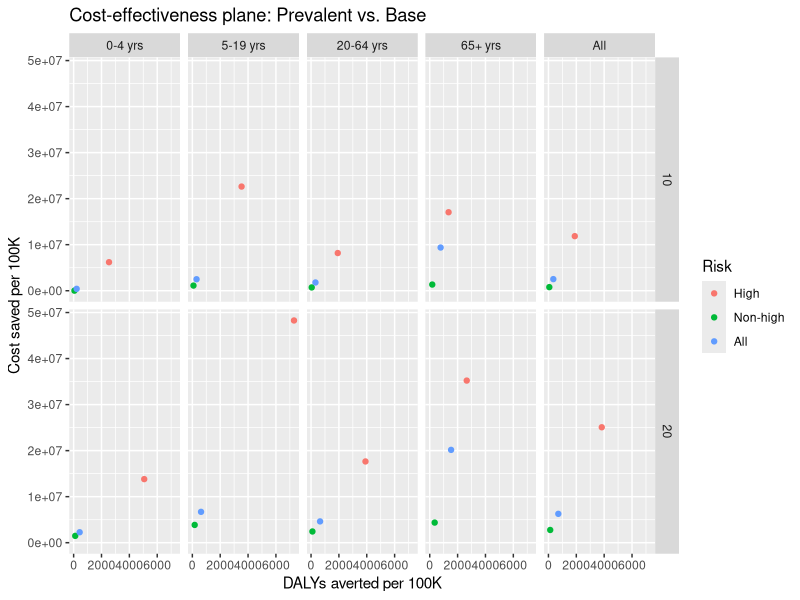
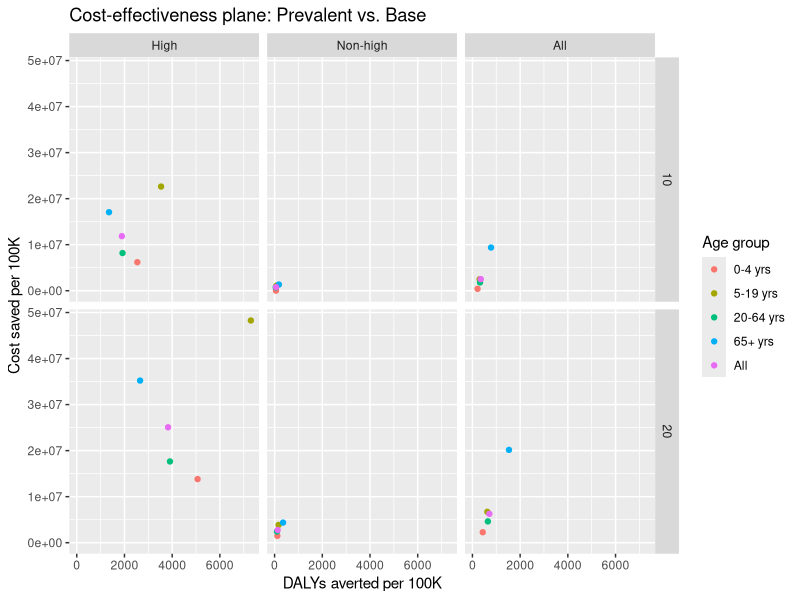
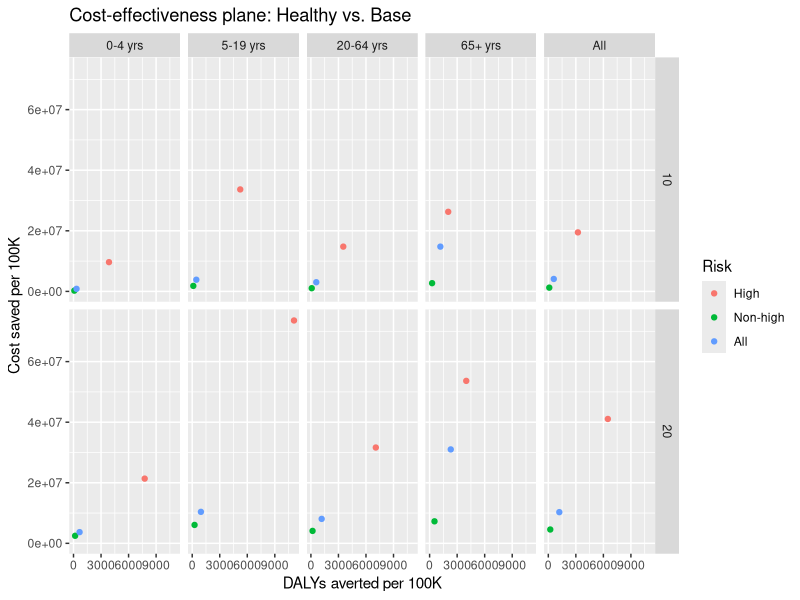
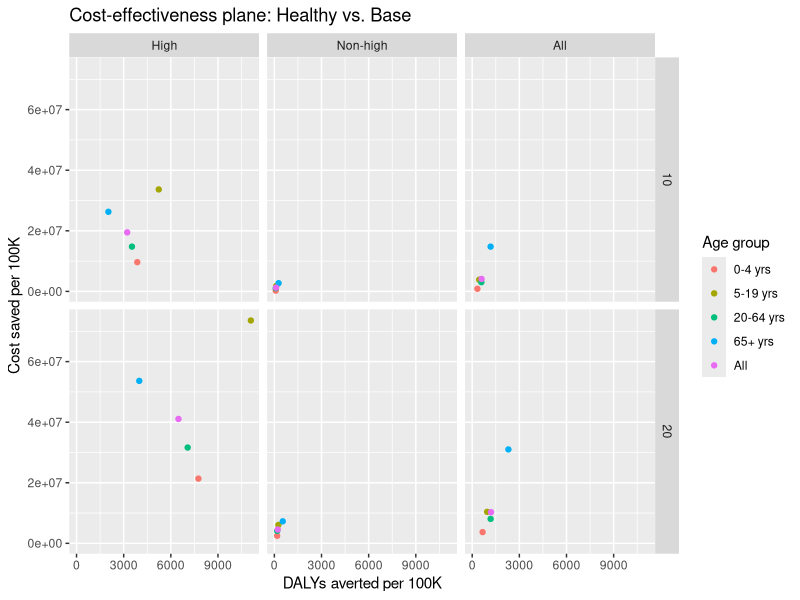
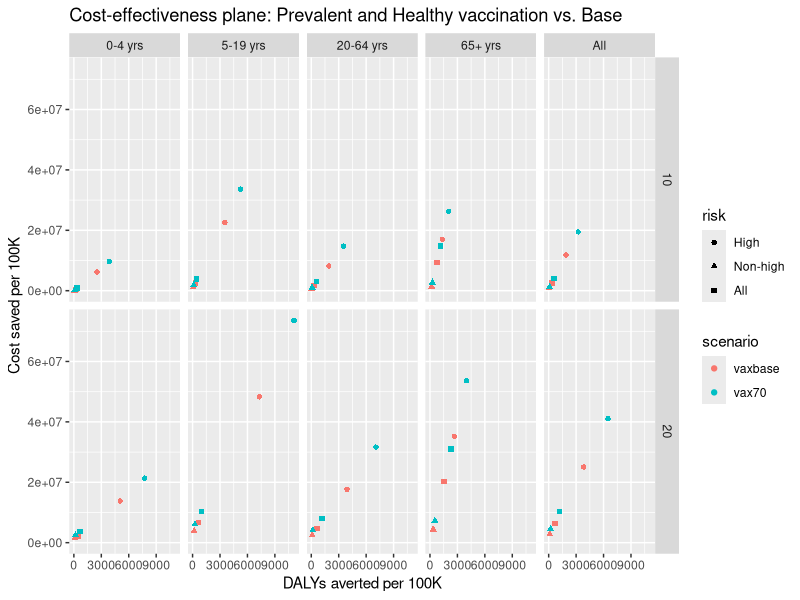
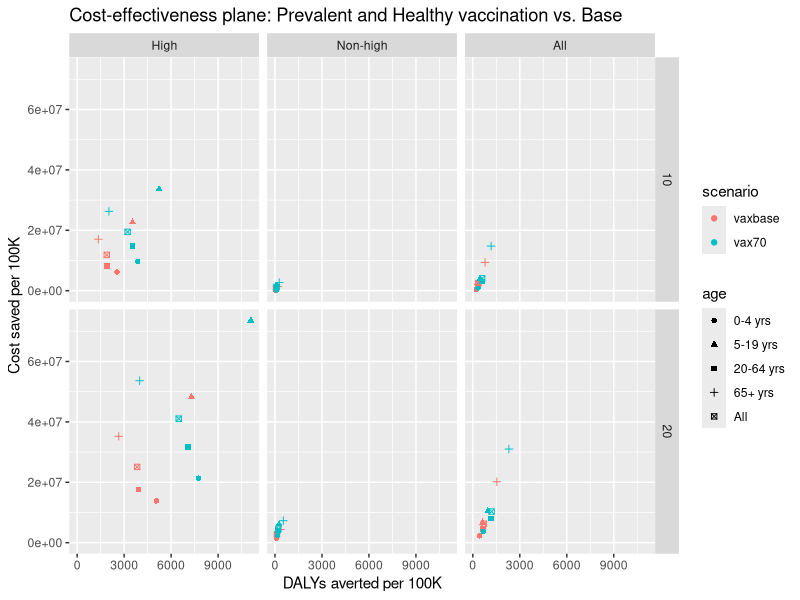
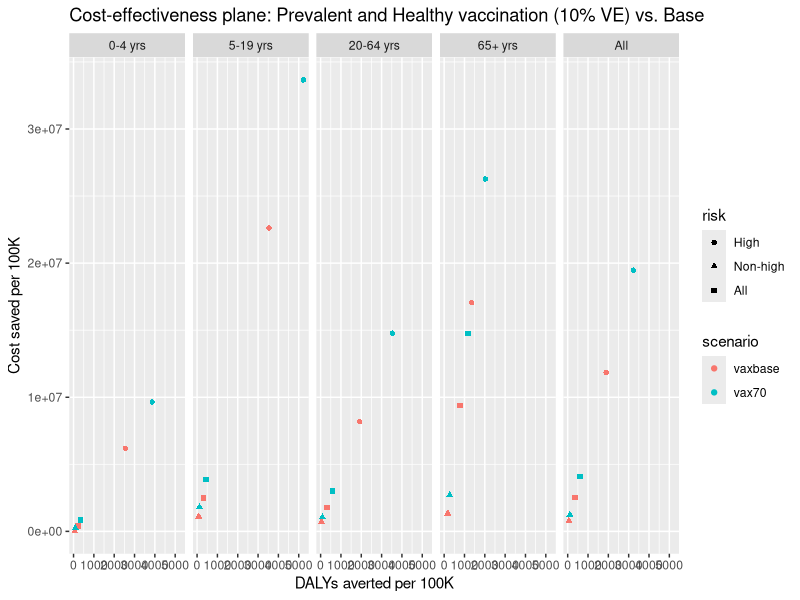
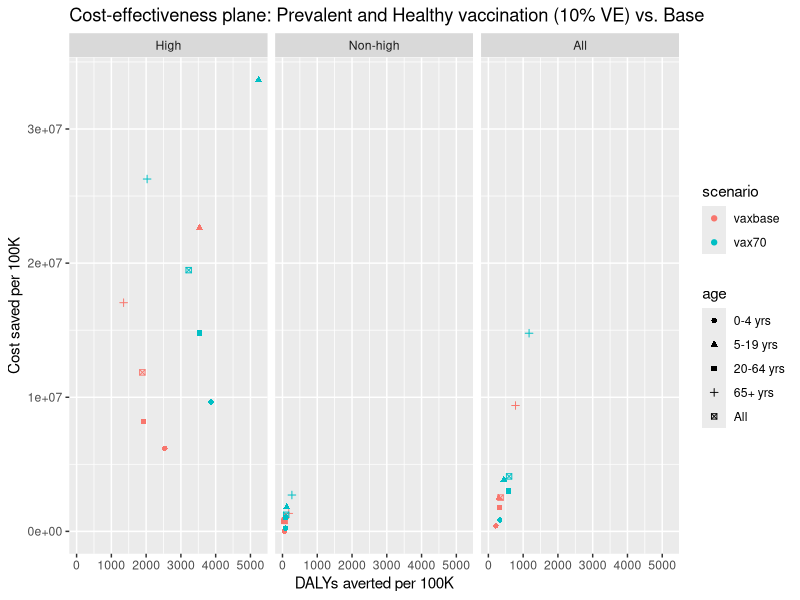

Here is the R script that generated these plots, in order:
## ---- chunk 1
knitr::opts_chunk$set(
	echo = FALSE,
	warning = TRUE,
	cache = TRUE,
	tidy = TRUE
)
## ---- chunk 2
rm(list = ls(all.names = TRUE))

library(ggplot2)
library(tidyr)
library(dplyr)
library(knitr)
library(rmarkdown)
library(formatR)
## ---- chunk 3
data <- read.csv("df/icer-all.csv", as.is = TRUE)

# subset comparator = base
df <- data[(data$reference=="base"),]

df$cost.diff.per100k <- as.numeric(df$cost.diff.per100k)
df$cases.averted <- as.numeric(df$cases.averted)
df$cases.averted.per100k <- as.numeric(df$cases.averted.per100k)
df$icer.case.averted <- as.numeric(df$icer.case.averted)
df$deaths.averted <- as.numeric(df$deaths.averted)
df$deaths.averted.per100k <- as.numeric(df$ deaths.averted.per100k)
df$icer.death.averted <- as.numeric(df$icer.death.averted)
df$dalys <- as.numeric(df$dalys)
df$dalys.per100k <- as.numeric(df$dalys.per100k)
df$dalys.averted <- as.numeric(df$dalys.averted)
df$dalys.averted.per100k <- as.numeric(df$dalys.averted.per100k)
df$icer.daly.averted <- as.numeric(df$icer.daly.averted)
## ---- chunk 4
# factors
df$age <- factor(df$age, levels = c("0-4 yrs", "5-19 yrs", "20-64 yrs", "65+ yrs", "All"))
df$risk <- factor(df$risk, levels = c("High", "Non-high", "All"))
df$scenario <- factor(df$scenario, levels = c("vaxbase", "vax70"))
df$v.eff <- factor(df$v.eff)
## ---- chunk 5
# subset scenario
df <- df[(df$v.eff %in% c(10, 20)),]

df_10 <- df[(df$v.eff == '10'),]
df_20 <- df[(df$v.eff == '20'),]
## ---- chunk 6
l <- labs(x = "DALYs averted per 100K", y = "Cost saved per 100K")

# All VE%
a <- ggplot(df[(df$scenario == "vaxbase"),], aes(x = dalys.averted.per100k, y = cost.diff.per100k)) + l +
  labs(title = "Cost-effectiveness plane: Prevalent vs. Base")

a + aes(color = risk, group = risk) + labs(color = "Risk") + geom_point() + facet_grid(v.eff ~ age)
a + aes(color = age, group = age) + labs(color = "Age group") + geom_point() + facet_grid(v.eff ~ risk)
## ---- chunk 7
# All VE%
b <- ggplot(df[(df$scenario == "vax70"),], aes(x = dalys.averted.per100k, y = cost.diff.per100k)) + l +
  labs(title = "Cost-effectiveness plane: Healthy vs. Base")

b + aes(color = risk, group = risk) + labs(color = "Risk") + geom_point() + facet_grid(v.eff ~ age)
b + aes(color = age, group = age) + labs(color = "Age group") + geom_point() + facet_grid(v.eff ~ risk)
## ---- chunk 8
#
c <- ggplot(df, aes(x = dalys.averted.per100k, y = cost.diff.per100k)) + labs(x = "DALYs averted per 100K", y = "Cost saved per 100K", title = "Cost-effectiveness plane: Prevalent and Healthy vaccination vs. Base")

c + aes(color = scenario, group = scenario, shape = risk) + geom_point() + facet_grid(v.eff ~ age)
c + aes(color = scenario, group = scenario, shape = age) + geom_point() + facet_grid(v.eff ~ risk)
## ---- chunk 9
# Prevalent 10% and Healthy 10% vs. Base
c1 <- ggplot(df_10, aes(x = dalys.averted.per100k, y = cost.diff.per100k)) + labs(x = "DALYs averted per 100K", y = "Cost saved per 100K", title = "Cost-effectiveness plane: Prevalent and Healthy vaccination (10% VE) vs. Base")

c1 + aes(color = scenario, group = scenario, shape = risk) + geom_point() + facet_grid(~ age)
c1 + aes(color = scenario, group = scenario, shape = age) + geom_point() + facet_grid(~ risk)

# Prevalent 20% and Healthy 20% vs. Base
c2 <- ggplot(df_20, aes(x = dalys.averted.per100k, y = cost.diff.per100k)) + labs(x = "DALYs averted per 100K", y = "Cost saved per 100K", title = "Cost-effectiveness plane: Prevalent and Healthy vaccination (20% VE) vs. Base")

c2 + aes(color = scenario, group = scenario, shape = risk) + geom_point() + facet_grid(~ age)
c2 + aes(color = scenario, group = scenario, shape = age) + geom_point() + facet_grid(~ risk)
